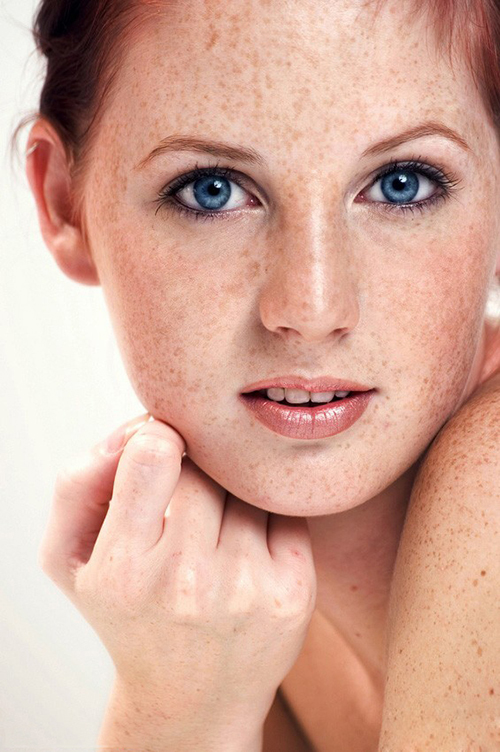
//> input picture Skin/1.jpg, 500 x 752 px
$ ./main   (built with g++ and OpenCV 4)
//> lines starting //> are read from the running program, lines starting //| are printed output that depends on the picture
#include<opencv2/opencv.hpp>
#include <vector>
using namespace cv;

int main(int argc, char *argv[])
{
	Mat image = cv::imread("1.jpg", 1);
//> image is the input picture: 752 rows x 500 cols, CV_8UC3; mean B, G, R 152.4, 168.9, 212.5
	std::vector<cv::Mat> images;
	split(image, images);
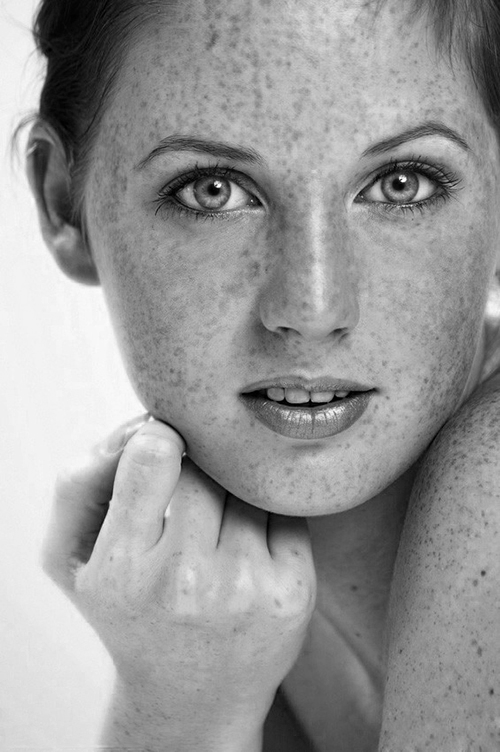
//> images[0]: 752 rows x 500 cols, CV_8UC1; min 0, max 255, mean 152.4
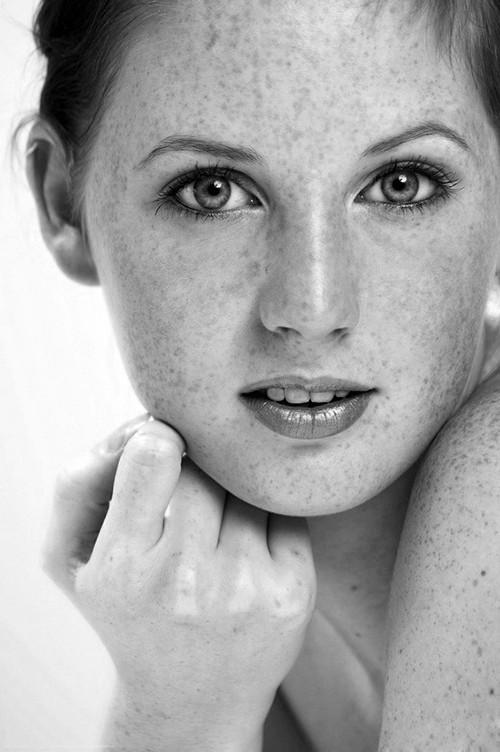
//> images[1]: 752 rows x 500 cols, CV_8UC1; min 0, max 255, mean 168.9
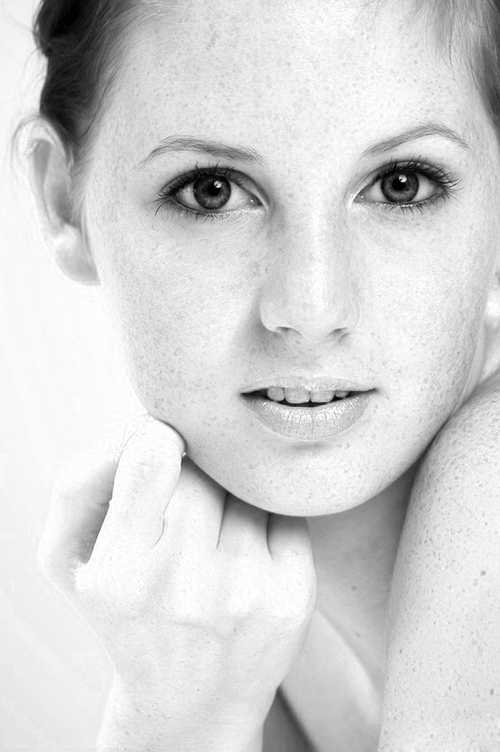
//> images[2]: 752 rows x 500 cols, CV_8UC1; min 0, max 255, mean 212.5
	for (int i = 0; i < image.channels(); i++)
	{
		Mat& img = images[i];
		img.convertTo(img, CV_32F, 1, 0);
		cv::Mat  highPass;
		img.convertTo(highPass, CV_32F, 1, 0);

		cv::Mat EPFFilter;
		cv::bilateralFilter(highPass, EPFFilter, 15, 30, 60);
	    //cv:imwrite("bilateralFilter.jpg", EPFFilter);
		EPFFilter = EPFFilter - img;
		EPFFilter = EPFFilter + 128.0;
		//cv::imwrite("GaussianBlur0.jpg", EPFFilter);
		cv::GaussianBlur(EPFFilter, highPass, cv::Size(5, 5), 0, 0);
		//cv::imwrite("GaussianBlur.jpg", highPass);
		double opacity = 90.0;
		cv::Mat  dst = (img * (100.0 - opacity) + (img + 2.0 * highPass - 256.0) * opacity) / 100.0;
		//cv::imwrite("dst.jpg", dst);
		images[i] = dst;
	}
//> this loop made 3 passes
//> pass 1, `EPFFilter = EPFFilter - img;`:
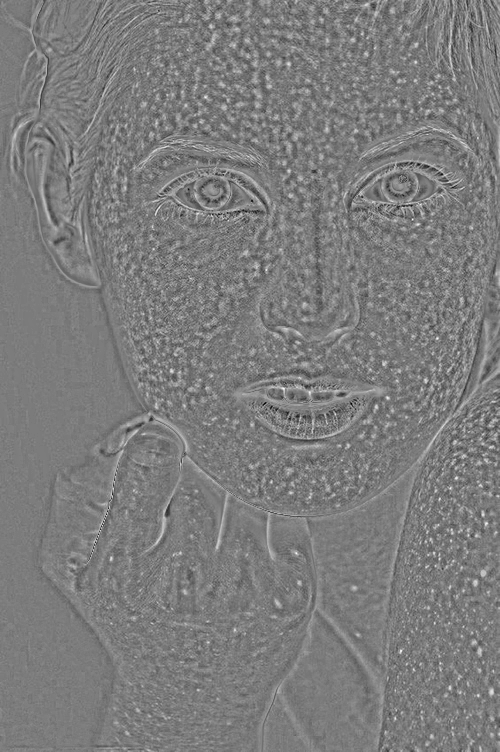
//> EPFFilter: 752 rows x 500 cols, CV_32FC1; min -44.82, max 47.05, mean 0.1; drawn with min black and max white
//> pass 1, `EPFFilter = EPFFilter + 128.0;`:
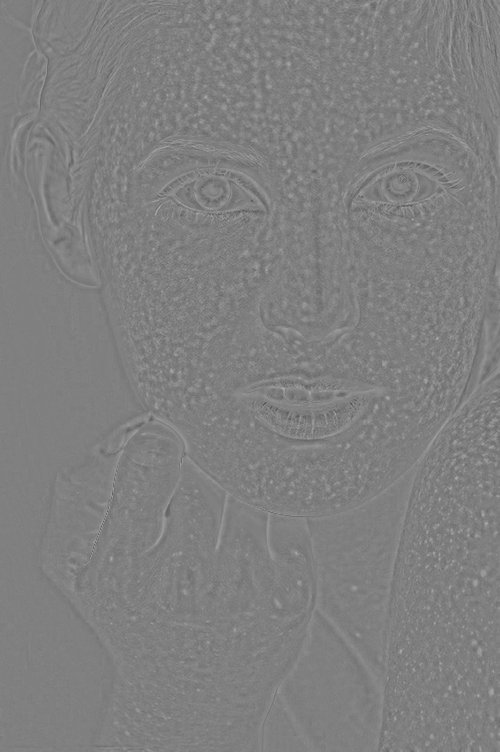
//> EPFFilter: 752 rows x 500 cols, CV_32FC1; min 83.18, max 175, mean 128.1

	Mat dst;
	merge(images, dst);

	cv::imwrite("dst.jpg", dst);

	waitKey(0);
	return EXIT_SUCCESS;
}
